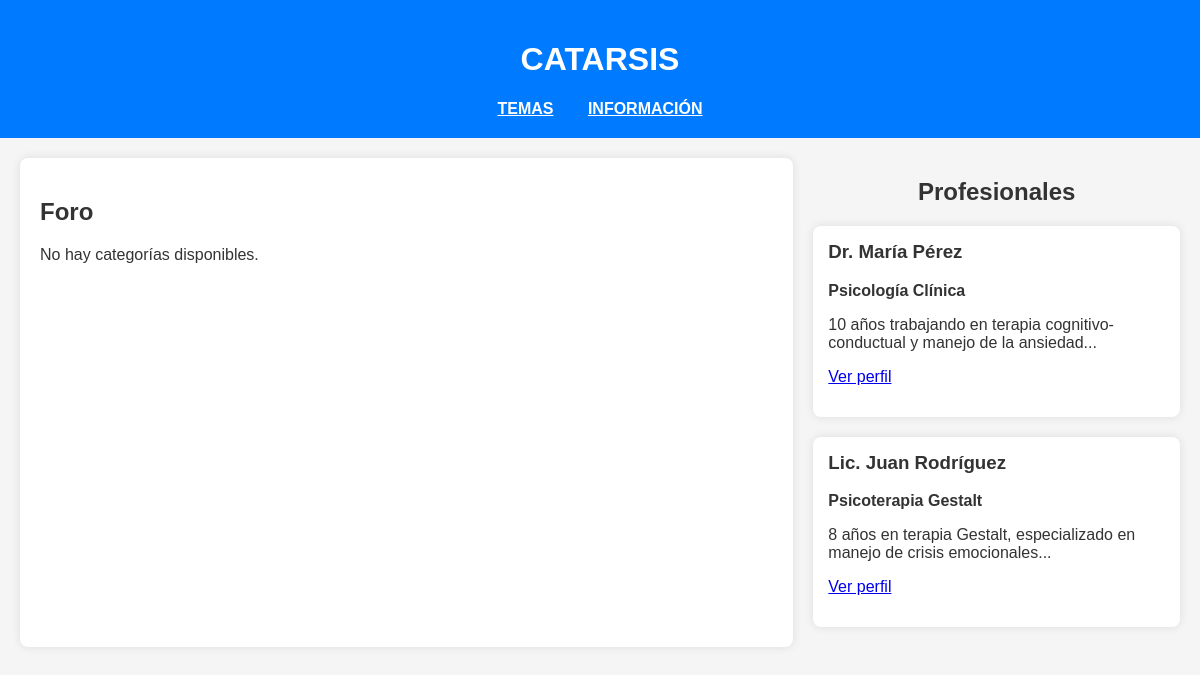
/htmls/pagina.php (signed in), run on an earlier commit of the app's database.
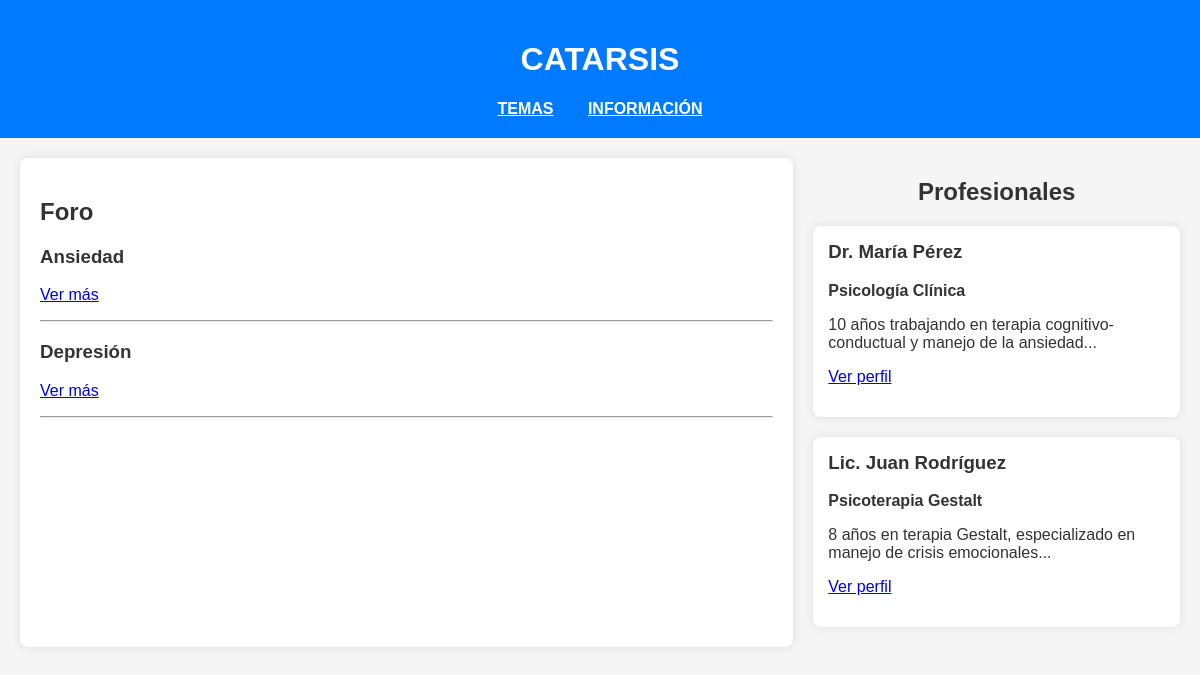
And on a later commit of the database.
### tables this page shows
CREATE TABLE IF NOT EXISTS `categorias` (
  `id` int NOT NULL AUTO_INCREMENT,
  `nombre_categoria` varchar(100) NOT NULL,
  PRIMARY KEY (`id`)
);

### htmls/pagina.php (the view, shortened to what this page needs)
<!DOCTYPE html>
<html lang="es">
<head>
    <link rel="stylesheet" href="../styles/stylepag.css" />
</head>
<body>
    <header>
        <h1><a href="index.html">CATARSIS</a></h1>
        <nav id="nav">
            <ul>
                <li><a href="temas.php">TEMAS</a></li>
                <li><a href="info.html">INFORMACIÓN</a></li>
            </ul>
        </nav>
    </header>
    <section id="content" class="container">
        <div id="forum">
            <h2>Foro</h2>
            <?php
            $conn = new mysqli('localhost', 'root', '', 'base_de_datos');
            $sql = "SELECT * FROM categorias";
            $result = $conn->query($sql);
            if ($result->num_rows > 0) {
                while ($categoria = $result->fetch_assoc()) {
                    echo "<div>";
                    echo "<h3>" . htmlspecialchars($categoria['nombre_categoria']) . "</h3>";
                    echo "<p><a href='foro.php?id_categoria=" . $categoria['id'] . "'>Ver más</a></p>";
                    echo "</div>";
                    echo "<hr>";
                }
            } else {
                echo "<p>No hay categorías disponibles.</p>";
            }
            ?>
        </div>
        <aside id="profiles">
            <h2>Profesionales</h2>
            <div class="profile">
                <h3>Dr. María Pérez</h3>
                <p><strong>Psicología Clínica</strong></p>
                <p>10 años trabajando en terapia cognitivo-conductual y manejo de la ansiedad...</p>
                <p><a href="profesionales.html">Ver perfil</a></p>
            </div>
            <div class="profile">
                <h3>Lic. Juan Rodríguez</h3>
                <p><strong>Psicoterapia Gestalt</strong></p>
                <p>8 años en terapia Gestalt, especializado en manejo de crisis emocionales...</p>
                <p><a href="profesionales.html">Ver perfil</a></p>
            </div>
        </aside>
    </section>
</body>
</html>

### styles/stylepag.css (style rules this page uses)
body { font-family: Arial, sans-serif; background-color: #f5f5f5; color: #333; margin: 0; padding: 0; }
header { background: #007bff; color: #fff; padding: 20px 0; text-align: center; }
header h1 a { color: #fff; text-decoration: none; }
header nav ul { padding: 0; list-style: none; margin: 10px 0 0; }
header nav ul li { display: inline; margin: 0 15px; }
header nav ul li a { color: #fff; font-weight: bold; }
#content { display: flex; justify-content: space-between; margin: 20px; }
#forum { flex: 2; background: #fff; padding: 20px; border-radius: 8px; box-shadow: 0 0 10px rgba(0, 0, 0, 0.1); }
#profiles { flex: 1; margin-left: 20px; }
#profiles h2 { margin-bottom: 20px; text-align: center; }
.profile { background: #fff; padding: 15px; margin-bottom: 20px; border-radius: 8px; box-shadow: 0 0 10px rgba(0, 0, 0, 0.1); }
.profile h3 { margin-top: 0; }
.container { margin: 20px; }

What changed in the data, as far as the page shows it:
added categorias: nombre_categoria "Ansiedad"
added categorias: nombre_categoria "Depresión"
Also different on the page:
text no longer shown: "No hay categorías disponibles."
